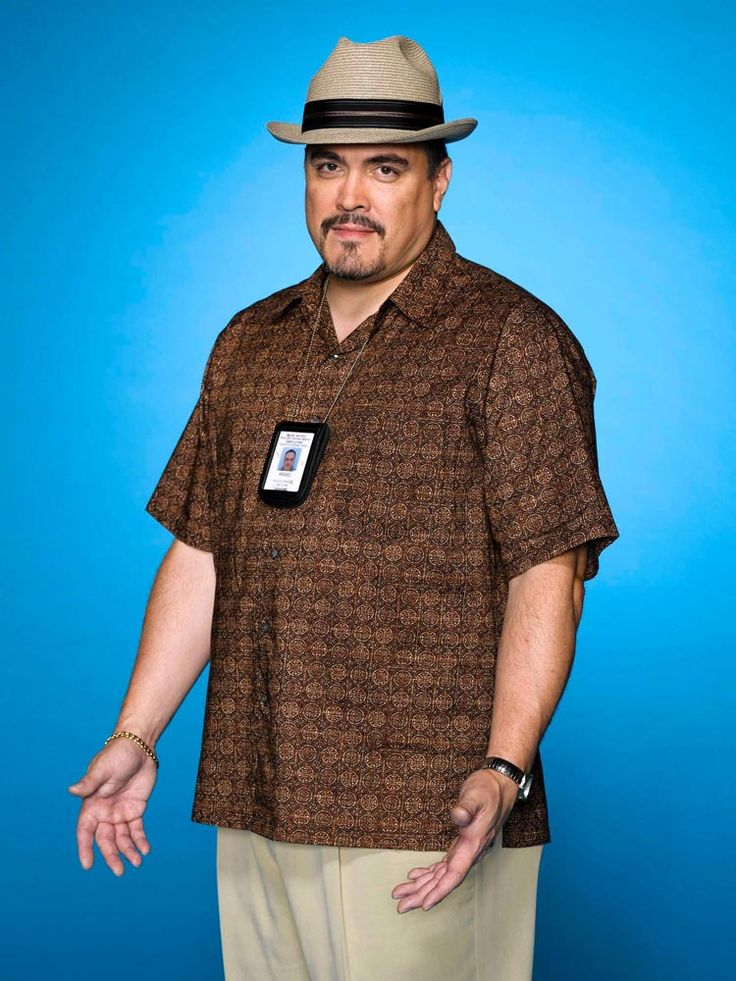
#> input picture lab3-io + zad5 lab 2/input.jpg, 736 x 981 px
$ python -i zad2.py   (imports and definitions only)
#> lines starting #> are read from the running program, lines starting #| are printed output that depends on the picture
#zad2
import numpy as np
import cv2 as cv
import matplotlib.pyplot as plt
from PIL import Image
import os

def encode_as_binary_array(message):
    """Convert a string message to a binary string"""
    return ''.join(format(ord(char), '08b') for char in message)

def decode_from_binary_array(binary_string):
    """Convert a binary string to a string message"""
    message = ""
    # Process in chunks of 8 bits
    for i in range(0, len(binary_string), 8):
        if i + 8 <= len(binary_string):  # Make sure we have a full byte
            byte = binary_string[i:i+8]
            message += chr(int(byte, 2))
    return message

def load_image(image_path):
    """Load an image file"""
    img = cv.imread(image_path)
    if img is None:
        raise FileNotFoundError(f"Could not load image from {image_path}")
    return cv.cvtColor(img, cv.COLOR_BGR2RGB)

def save_image(image_path, image):
    """Save an image to a file"""
    if len(image.shape) == 3 and image.shape[2] == 3:
        # Convert RGB to BGR for OpenCV
        image_to_save = cv.cvtColor(image, cv.COLOR_RGB2BGR)
    else:
        image_to_save = image

    cv.imwrite(image_path, image_to_save)
    print(f"Image saved to {image_path}")

def hide_message(image, message, nbits=1):
    """
    Hide a binary message in the least significant bits of the image.

    Parameters:
    - image: numpy array containing the image
    - message: binary string (sequence of '0' and '1')
    - nbits: number of least significant bits to use for hiding

    Returns:
    - image with hidden message
    """
    # Make a copy of the image to avoid modifying the original
    result = image.copy()

    # Flatten the image to make it easier to iterate through all pixels
    flat_image = result.reshape(-1)

    # Calculate how many pixels we need to store the message
    required_pixels = len(message) // nbits
    required_pixels += 1 if len(message) % nbits != 0 else 0

    if required_pixels > flat_image.shape[0]:
        raise ValueError(f"Message too long to hide in this image using {nbits} bits")

    # Print percentage of image used
    percentage_used = (required_pixels / flat_image.shape[0]) * 100
    print(f"Using {percentage_used:.2f}% of the image to hide the message with {nbits} bits")

    # Create a bit mask for clearing the LSBs
    mask = 0xFF & (0xFF << nbits)

    # Iterate through the message
    msg_idx = 0
    for px_idx in range(min(required_pixels, flat_image.shape[0])):
        if msg_idx >= len(message):
            break

        # Get current pixel value
        pixel_value = int(flat_image[px_idx])

        # Clear the nbits least significant bits
        pixel_value = pixel_value & mask

        # Calculate how many bits we can set in this pixel
        bits_to_set = min(nbits, len(message) - msg_idx)

        # Get the bits from the message
        msg_bits = message[msg_idx:msg_idx + bits_to_set]

        # Convert the message bits to integer
        msg_value = int(msg_bits, 2)

        # Set the bits
        pixel_value = pixel_value | msg_value

        # Ensure the pixel value is in valid range [0, 255]
        pixel_value = min(255, max(0, pixel_value))

        # Update the pixel
        flat_image[px_idx] = pixel_value

        # Move to the next chunk of the message
        msg_idx += bits_to_set

    if msg_idx < len(message):
        print(f"Warning: Could only encode {msg_idx}/{len(message)} bits of the message")

    return result

def reveal_message(image, nbits=1, length=0):
    """
    Reveal a message hidden in the image.

    Parameters:
    - image: numpy array containing the image with hidden message
    - nbits: number of least significant bits used for hiding
    - length: length of the hidden message in bits (0 for extracting all)

    Returns:
    - binary string containing the hidden message
    """
    # Flatten the image
    flat_image = image.reshape(-1)

    # Calculate how many pixels we need to check
    pixels_to_check = flat_image.shape[0]
    if length > 0:
        required_pixels = length // nbits
        required_pixels += 1 if length % nbits != 0 else 0
        pixels_to_check = min(required_pixels, pixels_to_check)

    # Create bit mask for the LSBs
    mask = (1 << nbits) - 1

    # Extract the message
    message = ""
    for px_idx in range(pixels_to_check):
        # Get the pixel value
        pixel_value = int(flat_image[px_idx])

        # Extract the least significant bits
        lsb_value = pixel_value & mask

        # Convert to binary string and pad with zeros
        bits = format(lsb_value, f'0{nbits}b')
        message += bits

        # Check if we've extracted enough bits
        if length > 0 and len(message) >= length:
            return message[:length]

    return message

def calculate_mse(original, modified):
    """Calculate Mean Square Error between two images"""
    if original.shape != modified.shape:
        raise ValueError("Images must have the same dimensions")

    # Convert to float64 to avoid overflow
    original = original.astype(np.float64)
    modified = modified.astype(np.float64)

    # Calculate MSE
    mse = np.mean((original - modified) ** 2)
    return mse

def generate_lorem_ipsum(paragraphs=10):
    """Generate Lorem Ipsum text with the specified number of paragraphs"""
    lorem_ipsum = """
    Lorem ipsum dolor sit amet, consectetur adipiscing elit. Sed do eiusmod tempor incididunt ut labore et dolore magna aliqua. Ut enim ad minim veniam, quis nostrud exercitation ullamco laboris nisi ut aliquip ex ea commodo consequat. Duis aute irure dolor in reprehenderit in voluptate velit esse cillum dolore eu fugiat nulla pariatur. Excepteur sint occaecat cupidatat non proident, sunt in culpa qui officia deserunt mollit anim id est laborum.

    Curabitur pretium tincidunt lacus. Nulla gravida orci a odio. Nullam varius, turpis et commodo pharetra, est eros bibendum elit, nec luctus magna felis sollicitudin mauris. Integer in mauris eu nibh euismod gravida. Duis ac tellus et risus vulputate vehicula. Donec lobortis risus a elit. Etiam tempor.

    Ut ullamcorper, ligula eu tempor congue, eros est euismod turpis, id tincidunt sapien risus a quam. Maecenas fermentum consequat mi. Donec fermentum. Pellentesque malesuada nulla a mi. Duis sapien sem, aliquet nec, commodo eget, consequat quis, neque.

    Pellentesque habitant morbi tristique senectus et netus et malesuada fames ac turpis egestas. Nullam in ipsum. Pellentesque rutrum lorem in dolor. Nullam cursus mi in lectus. Nullam egestas quam a dui. Nunc urna lorem, cursus sit amet, suscipit ac, facilisis sit amet, lorem.

    Aliquam egestas wisi eget lorem. Etiam convallis, velit a accumsan rhoncus, dui magna egestas tellus, eu tincidunt quam augue vel turpis. Nam pellentesque odio nec augue. Pellentesque habitant morbi tristique senectus et netus et malesuada fames ac turpis egestas.
    """

    paragraphs_list = lorem_ipsum.strip().split('\n\n')
    # Repeat the paragraphs if more are requested
    while len(paragraphs_list) < paragraphs:
        paragraphs_list.extend(paragraphs_list)

    return ' '.join(paragraphs_list[:paragraphs])

def display_images_with_cv2(images_list, titles):
    """Display images using OpenCV"""
    for i, (image, title) in enumerate(zip(images_list, titles)):
        # Create a named window for each image
        window_name = f"Image {i+1}: {title}"
        cv.namedWindow(window_name, cv.WINDOW_NORMAL)

        # Convert RGB to BGR for OpenCV display
        if len(image.shape) == 3 and image.shape[2] == 3:
            image_to_display = cv.cvtColor(image.astype(np.uint8), cv.COLOR_RGB2BGR)
        else:
            image_to_display = image.astype(np.uint8)

        # Display the image
        cv.imshow(window_name, image_to_display)

        # Resize window to a reasonable size
        cv.resizeWindow(window_name, 800, 600)

    print("\nDisplaying images. Press any key in image windows to continue...\n")
    cv.waitKey(0)
    cv.destroyAllWindows()

def main():
    # Ask the user for the image path
    while True:
        input_image_path = input("Please enter the path to the image file: ").strip()
        if os.path.exists(input_image_path):
            break
        else:
            print(f"Error: File '{input_image_path}' does not exist. Please try again.")
#> this loop made 1 pass; the answer given on pass 1: input.jpg

    try:
        # Load the original image
        original_image = load_image(input_image_path)
#> in load_image, img is the input picture: shape (981, 736, 3); mean B, G, R 157.4, 129.3, 64.9
        print(f"Original image dimensions: {original_image.shape}")
#| Original image dimensions: (981, 736, 3)

        # Generate a long text message (Lorem Ipsum)
        raw_message = generate_lorem_ipsum(paragraphs=30)  # Adjust paragraphs to get a large message
        print(f"Generated message length: {len(raw_message)} characters")

        # Convert to binary
        binary_message = encode_as_binary_array(raw_message)
        print(f"Binary message length: {len(binary_message)} bits")

        # List to store images and MSE values
        images_with_message = []
        mse_values = []
        nbits_values = list(range(1, 9))  # 1 to 8 bits

        # Create images with different numbers of LSB bits (1-8)
        for nbits in nbits_values:
            # Hide the message
            image_with_message = hide_message(original_image, binary_message, nbits)

            # Save the image
            output_path = f"output_nbits_{nbits}.png"
            save_image(output_path, image_with_message)

            # Calculate MSE
            mse = calculate_mse(original_image, image_with_message)
            mse_values.append(mse)

            # Store the image for display
            images_with_message.append((image_with_message, output_path, nbits))

            # Verify message extraction
            extracted_binary = reveal_message(image_with_message, nbits, len(binary_message))
            extracted_message = decode_from_binary_array(extracted_binary)

            # Verify the first 50 characters match
            print(f"nbits={nbits}, MSE={mse:.2f}")
            print(f"Original start: {raw_message[:50]}")
            print(f"Extracted start: {extracted_message[:50]}")
            print("-" * 50)
#> this loop made 8 passes
#> mse on passes 1 to 8: 0.0869, 0.195, 0.598, 1.54, 6.99, 18.47, 79.26, 207.5
#> (printed output is left out)
#> pass 1, in calculate_mse, `modified = modified.astype(np.float64)`:
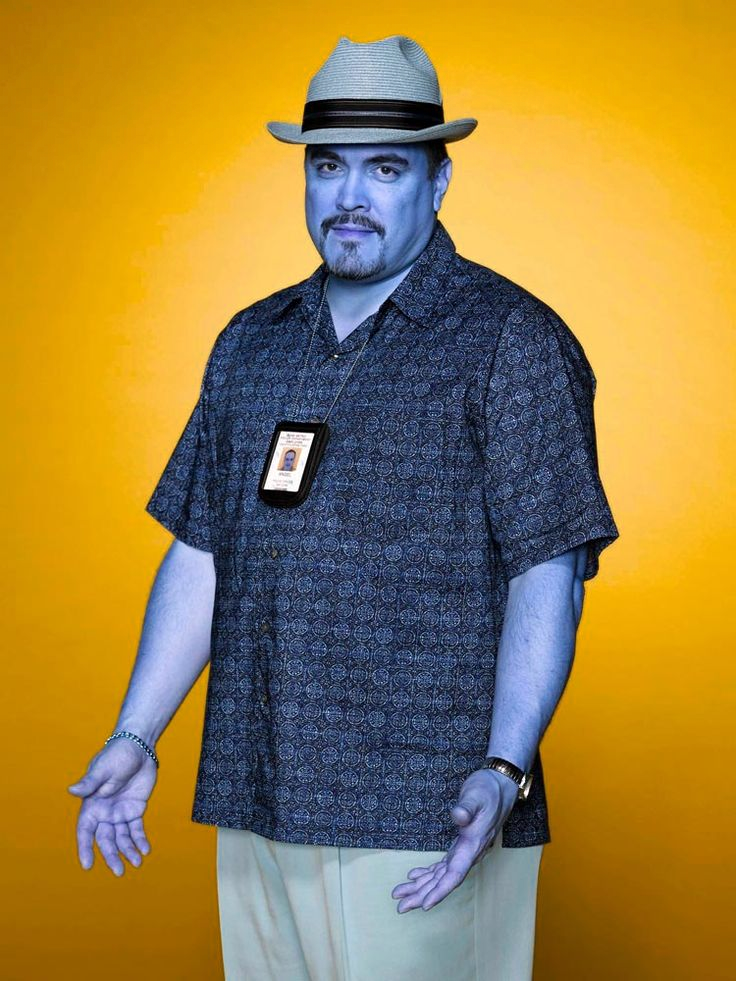
#> modified: shape (981, 736, 3) float64; mean of channels 0, 1, 2 64.9, 129.3, 157.4; drawn as B, G, R
#> after the loop:
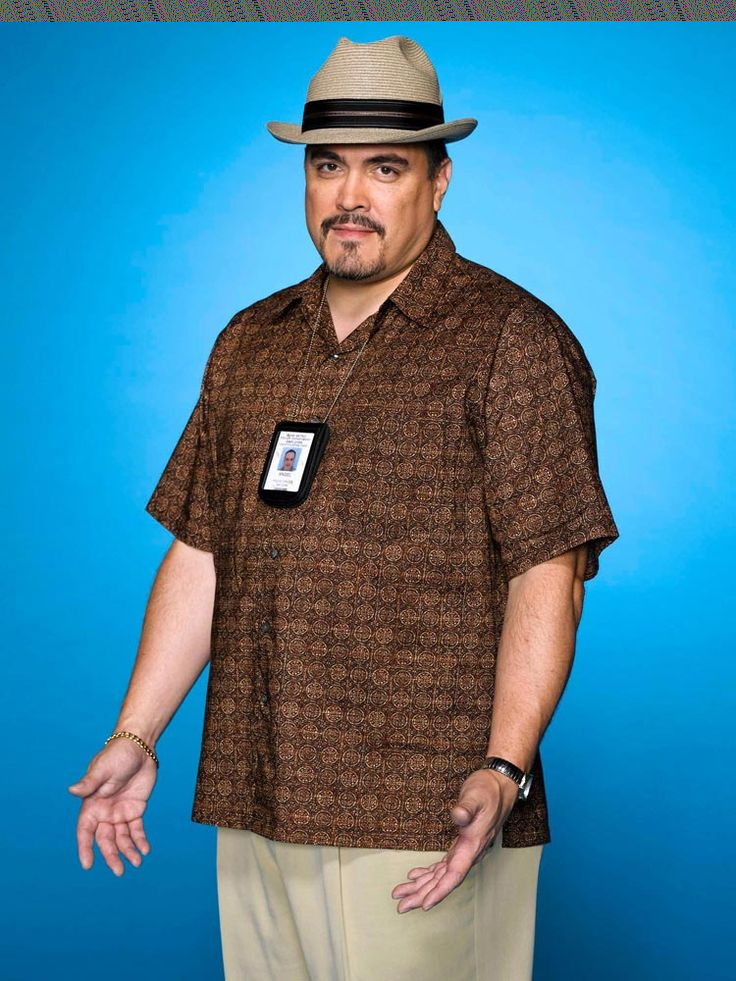
#> image_with_message: shape (981, 736, 3); mean R, G, B 66.8, 128.1, 154.8
#> after the loop, images_with_message = 8 items; mse_values = [0.0869, 0.195, 0.598, 1.54, 6.99, 18.47, 79.26, 207.5]

        # Create and save the MSE plot
        plt.figure(figsize=(10, 6))
        plt.plot(nbits_values, mse_values, 'o-', linewidth=2, markersize=8)
        plt.xlabel('Number of LSB bits used (nbits)')
        plt.ylabel('Mean Square Error (MSE)')
        plt.title('MSE vs. Number of LSB bits')
        plt.grid(True)
        plt.xticks(nbits_values)
        plt.savefig('mse_plot.png')
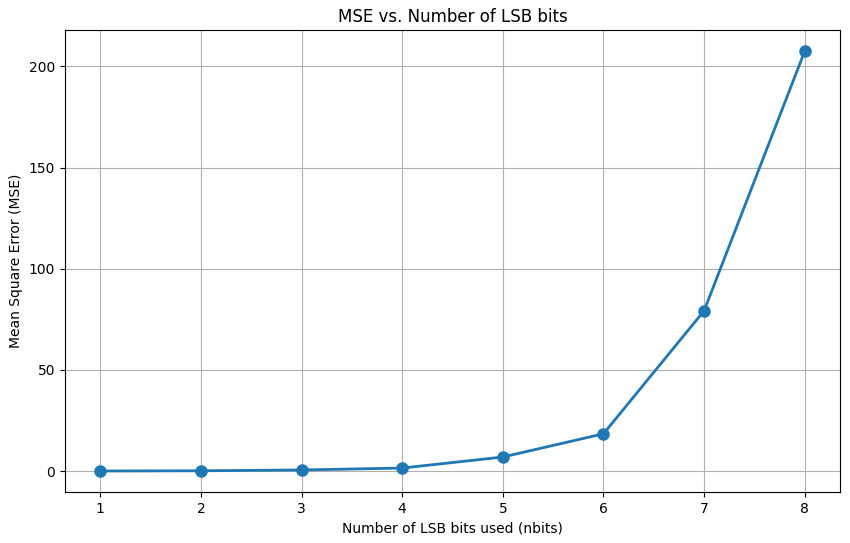
#> figure drawn by matplotlib, 1 panel
        print("MSE plot saved to 'mse_plot.png'")

        # Create and save the image comparison
        fig, axes = plt.subplots(3, 3, figsize=(15, 12))
        fig.suptitle('Comparison of Images with Different LSB Bit Depths', fontsize=16)

        # Flatten the axes for easier indexing
        axes = axes.flatten()

        # Show original image
        axes[0].imshow(original_image)
        axes[0].set_title("Original Image")
        axes[0].axis('off')

        # Show modified images
        for i, (img, path, nbits) in enumerate(images_with_message):
            axes[i+1].imshow(img)
            axes[i+1].set_title(f"nbits={nbits}, MSE={mse_values[i]:.2f}")
            axes[i+1].axis('off')
#> this loop made 8 passes
#> path on passes 1 to 8: 'output_nbits_1.png', 'output_nbits_2.png', 'output_nbits_3.png', 'output_nbits_4.png', 'output_nbits_5.png', 'output_nbits_6.png', 'output_nbits_7.png', 'output_nbits_8.png'

        plt.tight_layout()
        plt.subplots_adjust(top=0.9)  # Adjust for the suptitle
        plt.savefig('all_images_comparison.png')
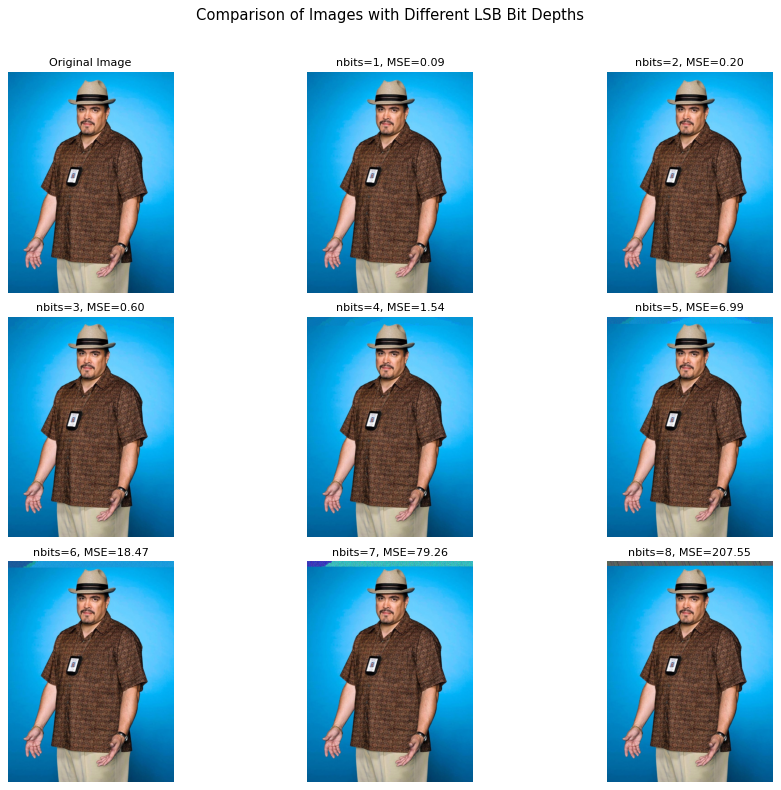
#> figure drawn by matplotlib, 9 panels
        print("All images comparison saved to 'all_images_comparison.png'")

        # Display the MSE plot using OpenCV
        mse_plot = cv.imread('mse_plot.png')
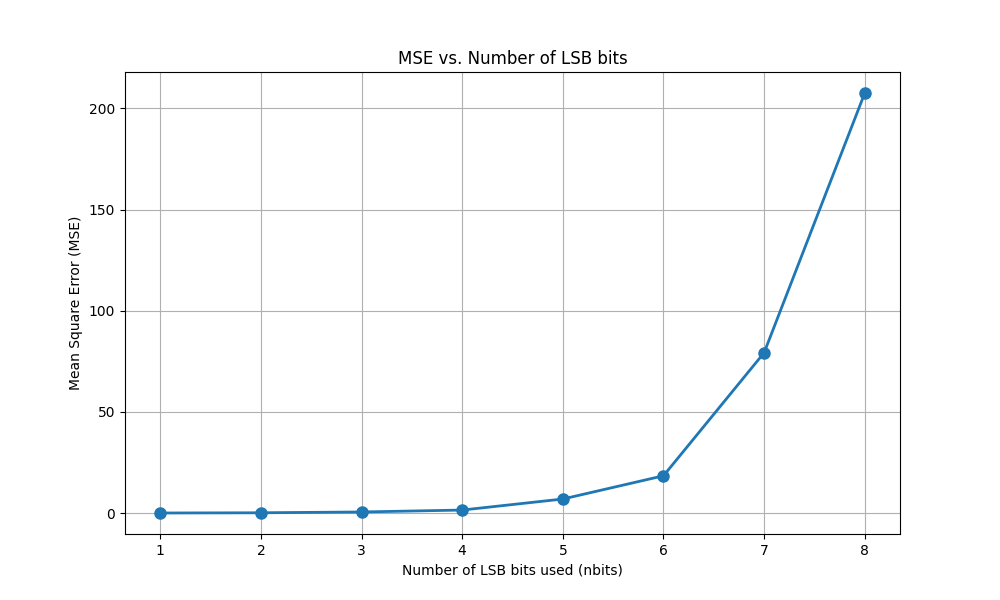
#> mse_plot: shape (600, 1000, 3); mean B, G, R 251.3, 250.9, 250.4
        all_images = cv.imread('all_images_comparison.png')
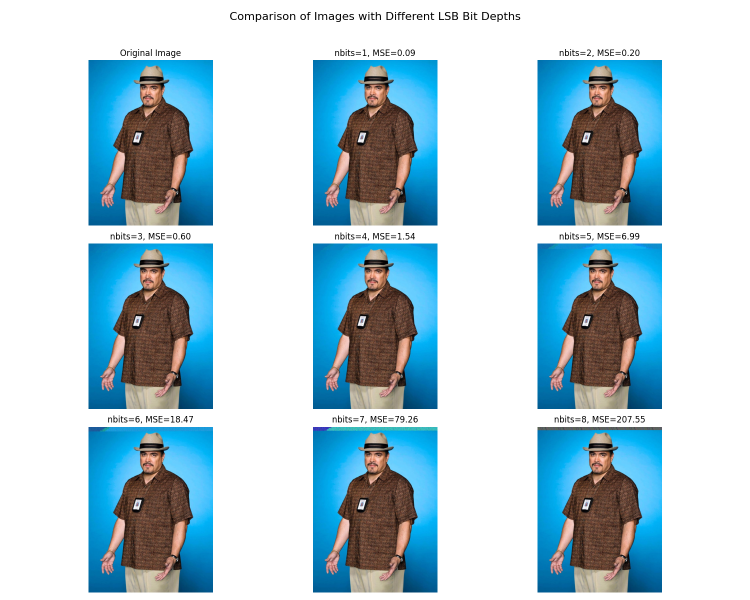
#> all_images: shape (1200, 1500, 3) (shown at 1/2 size); mean B, G, R 213.3, 201.9, 175.7

        # Display the plot and images using OpenCV (more reliable than plt.show())
        if mse_plot is not None:
            cv.namedWindow('MSE Plot', cv.WINDOW_NORMAL)
            cv.imshow('MSE Plot', mse_plot)
            cv.resizeWindow('MSE Plot', 800, 600)
            print("Displaying MSE Plot. Press any key to continue...")
            cv.waitKey(0)
            cv.destroyAllWindows()

        if all_images is not None:
            cv.namedWindow('All Images Comparison', cv.WINDOW_NORMAL)
            cv.imshow('All Images Comparison', all_images)
            cv.resizeWindow('All Images Comparison', 1200, 900)
            print("Displaying Image Comparison. Press any key to exit...")
            cv.waitKey(0)
            cv.destroyAllWindows()

    except Exception as e:
        print(f"Error: {e}")

>>> result = main()
